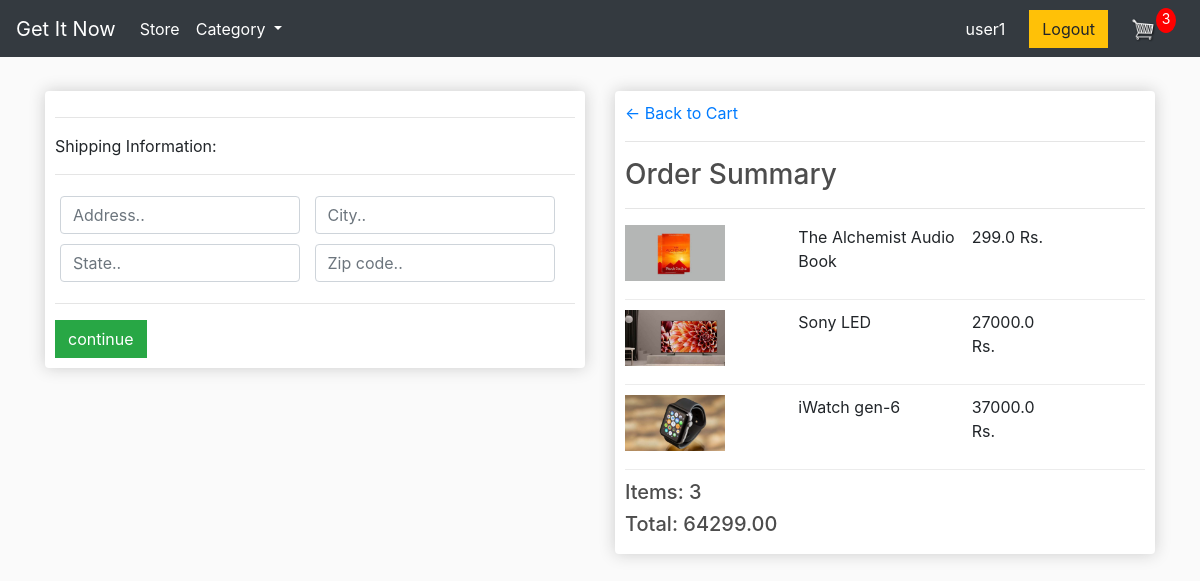
Screenshot of /checkout/ (signed in) with the database file from the repository.
### store/models.py (models this page shows, shortened)
class OrderItem(models.Model):
    product = models.ForeignKey(Product, on_delete=models.SET_NULL, null=True)
    order = models.ForeignKey(Order, on_delete=models.SET_NULL, null=True)
    quantity = models.IntegerField(default=0, null=True, blank=True)
    date_added = models.DateTimeField(auto_now_add=True)
    @property
    def get_total(self):
        total = self.product.price * self.quantity
        return total

class Product(models.Model):
    name = models.CharField(max_length=200)
    price = models.FloatField()
    digital = models.BooleanField(default=False,null=True, blank=True)
    image = models.ImageField(null=True, blank=True)
    category = models.CharField(max_length=255, choices = choice_list)
    @property
    def imageURL(self):
        try:
            url = self.image.url
        except:
            url = ''
        return url

class Order(models.Model):
    customer = models.ForeignKey(Customer, on_delete=models.SET_NULL, null=True, blank=True)
    date_ordered = models.DateTimeField(auto_now_add=True)
    complete = models.BooleanField(default=False)
    transaction_id = models.CharField(max_length=100, null=True)
    @property
    def shipping(self):
        shipping = False
        orderitems = self.orderitem_set.all()
        for i in orderitems:
            if i.product.digital == False:
                shipping = True
        return shipping
    @property
    def get_cart_total(self):
        orderitems = self.orderitem_set.all()
        total = sum([item.get_total for item in orderitems])
        return total
    @property
    def get_cart_items(self):
        orderitems = self.orderitem_set.all()
        total = sum([item.quantity for item in orderitems])
        return total

### store/views.py (the view)
# urls.py: path('checkout/', views.checkout, name="checkout"),
def checkout(request):
    data = cartData(request)
    cartItems = data['cartItems']
    order = data['order']
    items = data['items']
    cat_menu = Category.objects.all()
    context ={'items' :items, 'order': order, 'cartItems' :cartItems, 'cat_menu':cat_menu}
    return render(request, 'store/checkout.html',context)

### store/models.py (called while the page is built)
    def __str__(self):
        return self.name

### store/utils.py (called while the page is built)
def cartData(request):
	if request.user.is_authenticated:
		order, created = Order.objects.get_or_create(customer=request.user.customer, complete=False)
		items = order.orderitem_set.all()
		cartItems = order.get_cart_items
	else:
		cookieData = cookieCart(request)
		cartItems = cookieData['cartItems']
		order = cookieData['order']
		items = cookieData['items']
	return {'cartItems':cartItems ,'order':order, 'items':items}

### store/templates/store/checkout.html (shortened to what this page needs)
{% extends 'store/main.html' %}
{% load static %}
{% block content %}
	<div class="row">
		<div class=" col-lg-6">
			<div class="box-element" id="form-wrapper">
				<form id="form">
					<div id="shipping-info">
						<hr>
						<p>Shipping Information:</p>
						<hr>
						<div class="form-field">
							<input class="form-control" type="text" name="address" placeholder="Address..">
						</div>
						<div class="form-field">
							<input class="form-control" type="text" name="city" placeholder="City..">
						</div>
						<div class="form-field">
							<input class="form-control" type="text" name="state" placeholder="State..">
						</div>
						<div class="form-field">
							<input class="form-control" type="text" name="zipcode" placeholder="Zip code..">
						</div>
					</div>
					<hr>
					<input id="form-button" class="btn btn-success" type="submit" value="continue">
				</form>
			</div>
			<br>
		</div>
		<div class=" col-lg-6">
			<div class="box-element">
				<a href="{% url 'cart' %}">&#x2190; Back to Cart</a>
				<hr>
					<h3>Order Summary</h3>
				<hr>
				{% for item in items %}
				<div class="cart-row">
					<div style="flex:2"><img class="row-image" src="{{item.product.imageURL}}"></div>
					<div style="flex:2"><p>{{item.product.name}}</p></div>
					<div style="flex:1"><p>{{item.product.price}} Rs.</p></div>
					<div style="flex:1"><p>{{item.product.quantity}}</p></div>
				</div>
				{% endfor %}
				<h5>Items: {{order.get_cart_items}} </h5>
				<h5>Total: {{order.get_cart_total|floatformat:2}}</h5>
			</div>
		</div>
	</div>
{% endblock content %}

### store/templates/store/main.html (shortened to what this page needs)
<!DOCTYPE html>
{% load static %}
<html>
<head>
	<link rel="stylesheet" href="https://cdn.jsdelivr.net/npm/bootstrap@4.5.3/dist/css/bootstrap.min.css">
	<link rel="stylesheet" type="text/css" href="{% static 'css/main.css' %} ">
</head>
<body>
	<nav class="navbar navbar-expand-lg navbar-dark bg-dark">
		  <a class="navbar-brand" href="{% url 'store' %}">Get It Now</a>
		  <div class="collapse navbar-collapse" id="navbarSupportedContent">
		    <ul class="navbar-nav mr-auto">
	      <li class="nav-item active">
	        <a class="nav-link" href="{% url 'store' %}">Store<span class="sr-only">(current)</span></a>
	      </li>
		    </ul>
			 {% if cat_menu %}
	        <div class="collapse navbar-collapse" id="navbarSupportedContent">
	          <ul class="navbar-nav mr-auto">
	            <li class="nav-item dropdown">
	                <a class="nav-link dropdown-toggle" href="{% url 'store' %}" id="navbarDropdown" role="button" data-toggle="dropdown" aria-haspopup="true" aria-expanded="true" style="color: white;">
	                  Category
	                </a>
	              </li>
	            </ul>
	          </div>
	          {% endif %}
		{% if user.is_authenticated %}
			<div class="form-inline my-2 my-lg-0 mx-2">
				<a class="nav-link" style="color: white;">{{ request.user }}<span class="sr-only">(current)</span></a>
		    	<a href="{% url 'logout' %}" class="btn btn-warning mx-2">Logout</a>
		    	<a href="{% url 'cart' %}">
		         <img  id="cart-icon" src="{% static 'images/cart.png' %}">
		        </a>
		        <p id="cart-total">{{cartItems}} </p>
		    </div>
		    {% endif %}
		  </div>
	</nav>
   <br>
	<div class="container">
		{% block content %}
		{% endblock content %}
	</div>
</body>
</html>

### static/css/main.css (style rules this page uses)
body { background-color: hsl(0, 0%, 98%); }
h1,h2,h3,h4,h5,h6 { color:hsl(0, 0%, 30%); }
.box-element { box-shadow:hsl(0, 0%, 80%) 0 0 16px; background-color: #fff; border-radius: 4px; padding: 10px; }
#cart-icon { width:25px; display: inline-block; margin-left: 15px; }
#cart-total { display: block; text-align: center; color:#fff; background-color: red; width: 20px; height: 25px; border-radius: 50%; font-size: 14px; }
.col-lg-4, .col-lg-6, .col-lg-8, .col-lg-12 { margin-top: 10px; }
.btn { border-radius: 0; }
.row-image { width: 100px; }
.form-field { width:250px; display: inline-block; padding: 5px; }
.cart-row { display: flex; align-items: flex-stretch; padding-bottom: 10px; margin-bottom: 10px; border-bottom: 1px solid #ececec; }

### rows the page displays
OrderItem: product.imageURL (picture), product.name "The Alchemist Audio Book", product.price "299.0"
OrderItem: product.imageURL (picture), product.name "Sony LED", product.price "27000.0"
OrderItem: product.imageURL (picture), product.name "iWatch gen-6", product.price "37000.0"
Order: get_cart_items "3", get_cart_total "64299.00"

### other values shown
{{ request.user }} "user1"
{{ cartItems }} "3"
